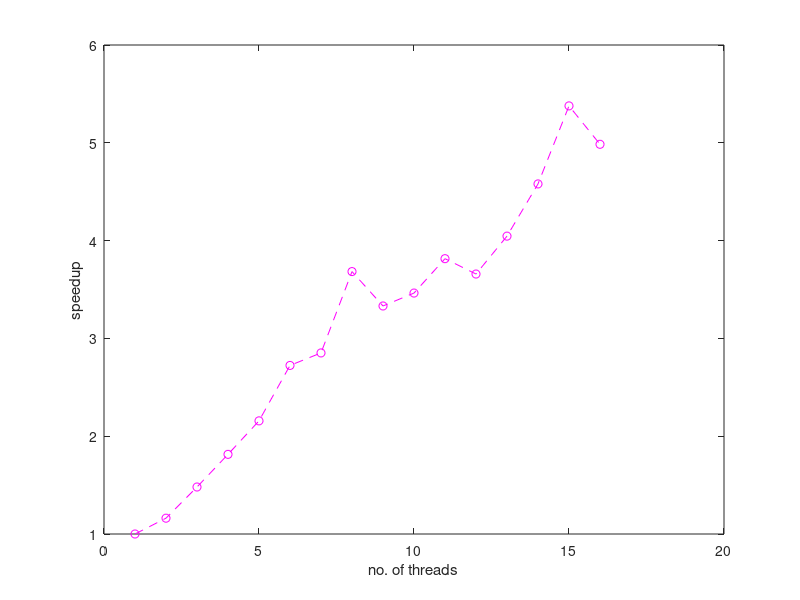
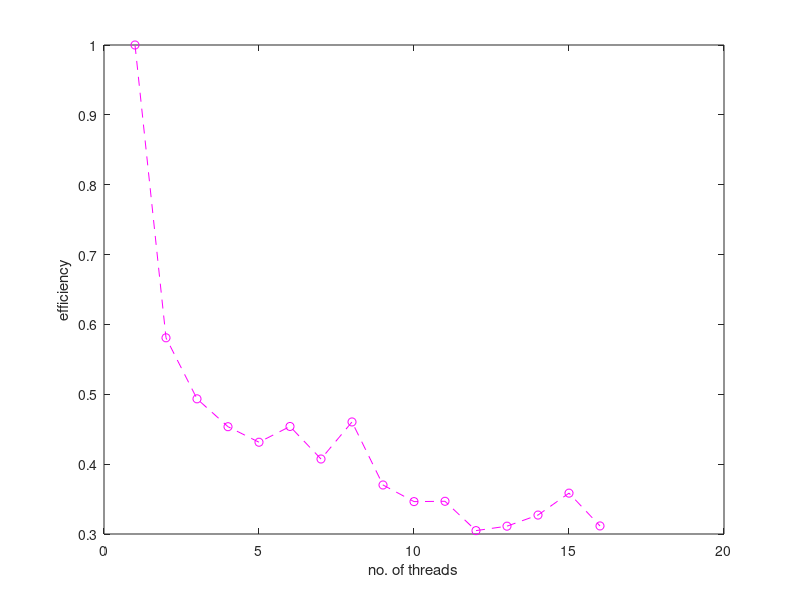

These figures' MATLAB source, in order:
clear all;
close all;
load time.txt
%load strong20.txt
%load strong800.txt
%load weak.txt

speedup = time(1)./time;
%speedup = strong20(1)./strong20;
%speedup = strong800(1)./strong800;
%speedup = weak(1)./weak;
eff = speedup./linspace(1,16,16);

%figure(1)
plot(linspace(1,16,16),speedup,'--mo')
xlabel('no. of threads');
ylabel('speedup');
print -djpeg speedup.jpg;
%print -djpeg strong20_speedup.jpg;
%print -djpeg strong800_speedup.jpg;
%print -djpeg weak_speedup.jpeg;

%figure(2)
plot(linspace(1,16,16),eff,'--mo')
xlabel('no. of threads');
ylabel('efficiency');
print -djpeg efficiency.jpg;
%print -djpeg strong20_efficiecy.jpg;
%print -djpeg strong800_efficiency.jpg;
%print -djpeg weak_efficiency.jpg; 
